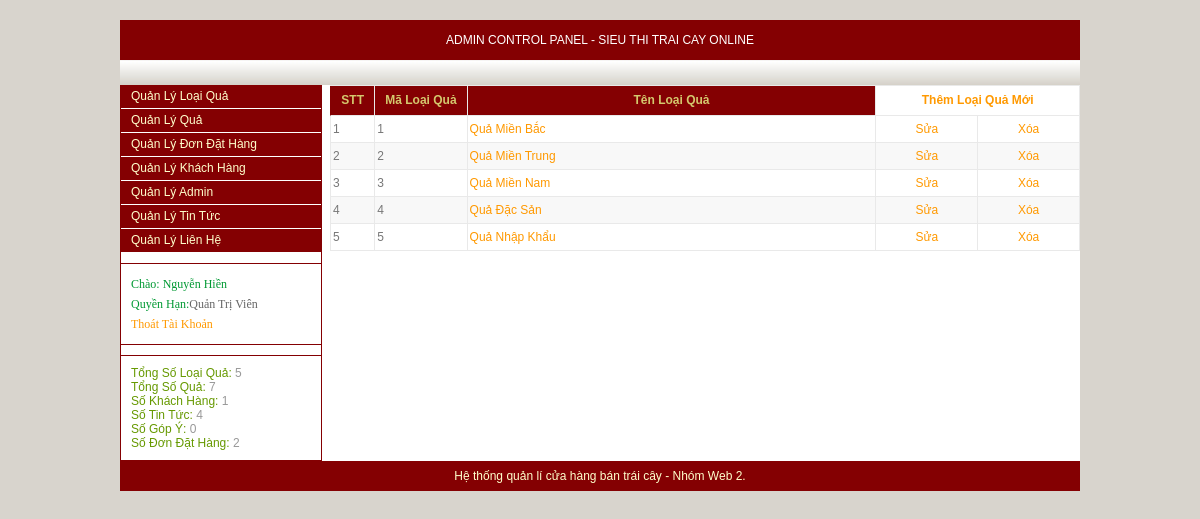
The page /adm/index.php (signed in) on the database its author committed.
### tables this page shows
CREATE TABLE `loai_qua` (
  `ma_loai` int(11) NOT NULL,
  `ten_loai` varchar(40) NOT NULL
);

### adm/loaiqua/loaiqua.php (the view, shortened to what this page needs)
<?php
	$strSQL="SELECT * FROM loai_qua";
	$loai_qua=mysqli_query($ung,$strSQL);
?>
<table width="750" cellpadding="2" cellspacing="0" border="0" class="admintable" style="border-right:#E9E9E9 1px solid; border-top:#E9E9E9 1px solid;" align="right">
	<tr>
		<th width="40" align="center" style="border-left:#840002 solid 1px;">
			STT
		</th>
		<th width="90" align="center">
			Mã Loại Quả
		</th>
		<th width="420">
			Tên Loại Quả
		</th>
		<th width="200" colspan="2" style="background:#FFFFFF;" align="center">
			<a href="#" onclick="goithem_sua('themloaiqua')">Thêm Loại Quả Mới</a>
		</th>
	</tr>
	<?php $i=0; ?>
		<?php while($row=mysqli_fetch_array($loai_qua)) { $i+=1; ?>
	<tr>
	<?php
			if($i%2==0)
				$mausac="style='background:#F8F8F8;'";
			 else
			 	$mausac="style='background:#FFFFFF;'";
	?>
		<td <?php echo $mausac; ?> >
			<?php echo $i; ?>
		</td>
		<td <?php echo $mausac; ?> >
			<?php echo $row['ma_loai']; ?>
		</td>
		<td <?php echo $mausac; ?> >
			<a href="#" onclick="goithem_sua('sualoaiqua',<?php echo $row['ma_loai']; ?>)"><?php echo $row['ten_loai']; ?></a>
		</td>
		<td width="100" align="center" <?php echo $mausac; ?>>
			<a href="#" onclick="goithem_sua('sualoaiqua',<?php echo $row['ma_loai']; ?>)">Sửa</a>
		</td>
		<td width="100" align="center" <?php echo $mausac; ?>>
			<a href="#" onclick="xoa_loaiqua(<?php echo $row['ma_loai']; ?>)">Xóa</a>
		</td>
	</tr>
		<?php } ?>
</table>

### adm/admstyle.css (style rules this page uses)
Body { background:#D8D4CD url(../images/bg.jpg) no-repeat fixed; color:#888888; font-family:Arial, Helvetica, sans-serif; font-size:12px; margin-bottom:0px; margin-top:0px; margin-left:0px; margin-right:0px; }
a:link { color:#FF9900; text-decoration:none; }
.admintable { border:1px; }
.admintable TD { background:#FFFFFF; border-left:#E9E9E9 1px solid; border-bottom:#E9E9E9 1px solid; line-height:22px; color:#777777; }
.admintable TH { background:#840002; color:#d4c86e; line-height:25px; border-left:#E9E9E9 1px solid; border-bottom:#E9E9E9 1px solid; }

### rows shown on the page
loai_qua: ma_loai "1", ten_loai "Quả Miền Bắc"
loai_qua: ma_loai "2", ten_loai "Quả Miền Trung"
loai_qua: ma_loai "3", ten_loai "Quả Miền Nam"
loai_qua: ma_loai "4", ten_loai "Quả Đặc Sản"
loai_qua: ma_loai "5", ten_loai "Quả Nhập Khẩu"

### other values the page prints
$_SESSION['hovatenad'] "Nguyễn Hiền"
$soloaiqua "5"
$soqua "7"
$khachhang "1"
$tintuc "4"
$lienhe "0"
$dondathang "2"
